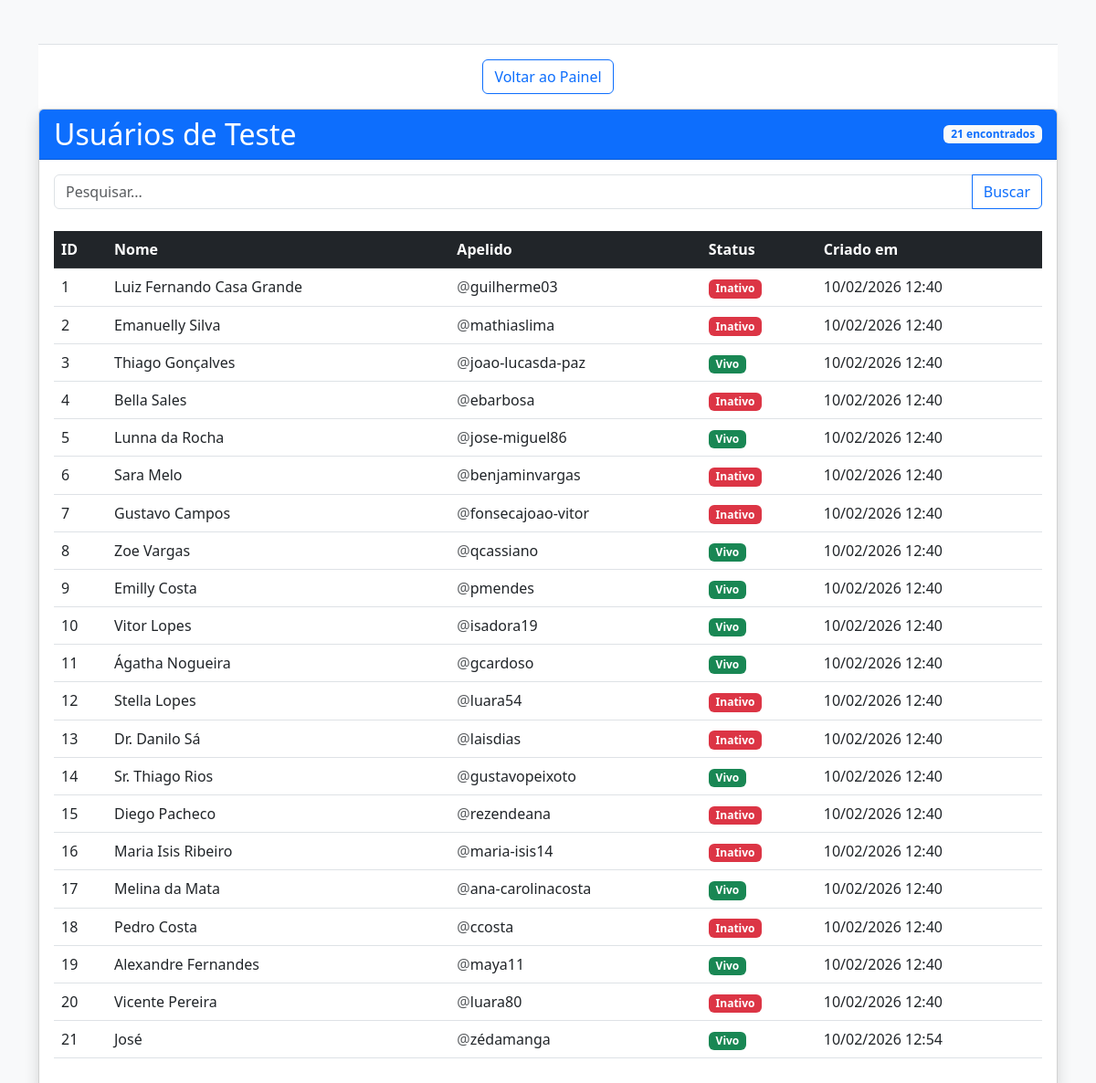
Screenshot of /usertest/ with the database file from the repository.
### api/models.py (models this page shows)
class UsuarioTeste(models.Model):
    name = models.CharField(max_length=120)
    nickname = models.CharField(max_length=120)
    is_alive = models.BooleanField(default=True)
    created_at= models.DateTimeField(auto_now_add=True)

### api/views.py (the view)
# urls.py: path('usertest/', usertest_list_view, name='usertest')
def usertest_list_view(request):
    query = request.GET.get('q', '')
    if query:
        usertest = UsuarioTeste.objects.filter(name__icontains=query)
    else:
        usertest = UsuarioTeste.objects.all()
    return render(request, 'usertest.html', {
        'usertest': usertest,
        'query': query
    })

### api/templates/usertest.html (shortened to what this page needs)
<!DOCTYPE html>
<html lang="pt-br">
<head>
    <link href="https://cdn.jsdelivr.net/npm/bootstrap@5.3.0/dist/css/bootstrap.min.css" rel="stylesheet">
</head>
<body class="bg-light">
<div class="container mt-5">
            <div class="card-footer bg-white text-center py-3 border-top">
            <a href="/" class="btn btn-outline-primary">Voltar ao Painel</a>
        </div>
    <div class="card shadow">
        <div class="card-header bg-primary text-white d-flex justify-content-between align-items-center">
            <h2 class="mb-0">Usuários de Teste</h2>
            <span class="badge bg-light text-primary">{{ usertest|length }} encontrados</span>
        </div>
        <div class="card-body">
            <form method="GET" class="mb-4">
                <div class="input-group">
                    <input type="text" name="q" class="form-control" placeholder="Pesquisar..." value="{{ query }}">
                    <button class="btn btn-outline-primary" type="submit">Buscar</button>
                </div>
            </form>
            <div class="table-responsive">
                <table class="table table-hover">
                    <thead class="table-dark">
                        <tr>
                            <th>ID</th>
                            <th>Nome</th>
                            <th>Apelido</th>
                            <th>Status</th>
                            <th>Criado em</th>
                        </tr>
                    </thead>
                    <tbody>
                        {% for user in usertest %}
                        <tr>
                            <td>{{ user.id }}</td>
                            <td>{{ user.name }}</td>
                            <td><span class="text-muted">@</span>{{ user.nickname }}</td>
                            <td>
                                {% if user.is_alive %}
                                    <span class="badge bg-success">Vivo</span>
                                {% else %}
                                    <span class="badge bg-danger">Inativo</span>
                                {% endif %}
                            </td>
                            <td>{{ user.created_at|date:"d/m/Y H:i" }}</td>
                        </tr>
                        {% empty %}
                        <tr>
                            <td colspan="5" class="text-center text-muted">Nenhum usuário encontrado.</td>
                        </tr>
                        {% endfor %}
                    </tbody>
                </table>
            </div>
        </div>
    </div>
</div>
</body>
</html>

### rows the page displays
UsuarioTeste: id "1", name "Luiz Fernando Casa Grande", nickname "guilherme03", is_alive "Inativo", created_at "10/02/2026 12:40"
UsuarioTeste: id "2", name "Emanuelly Silva", nickname "mathiaslima", is_alive "Inativo", created_at "10/02/2026 12:40"
UsuarioTeste: id "3", name "Thiago Gonçalves", nickname "joao-lucasda-paz", is_alive "Vivo", created_at "10/02/2026 12:40"
UsuarioTeste: id "4", name "Bella Sales", nickname "ebarbosa", is_alive "Inativo", created_at "10/02/2026 12:40"
UsuarioTeste: id "5", name "Lunna da Rocha", nickname "jose-miguel86", is_alive "Vivo", created_at "10/02/2026 12:40"
UsuarioTeste: id "6", name "Sara Melo", nickname "benjaminvargas", is_alive "Inativo", created_at "10/02/2026 12:40"
UsuarioTeste: id "7", name "Gustavo Campos", nickname "fonsecajoao-vitor", is_alive "Inativo", created_at "10/02/2026 12:40"
UsuarioTeste: id "8", name "Zoe Vargas", nickname "qcassiano", is_alive "Vivo", created_at "10/02/2026 12:40"
UsuarioTeste: id "9", name "Emilly Costa", nickname "pmendes", is_alive "Vivo", created_at "10/02/2026 12:40"
UsuarioTeste: id "10", name "Vitor Lopes", nickname "isadora19", is_alive "Vivo", created_at "10/02/2026 12:40"
UsuarioTeste: id "11", name "Ágatha Nogueira", nickname "gcardoso", is_alive "Vivo", created_at "10/02/2026 12:40"
UsuarioTeste: id "12", name "Stella Lopes", nickname "luara54", is_alive "Inativo", created_at "10/02/2026 12:40"
UsuarioTeste: id "13", name "Dr. Danilo Sá", nickname "laisdias", is_alive "Inativo", created_at "10/02/2026 12:40"
UsuarioTeste: id "14", name "Sr. Thiago Rios", nickname "gustavopeixoto", is_alive "Vivo", created_at "10/02/2026 12:40"
UsuarioTeste: id "15", name "Diego Pacheco", nickname "rezendeana", is_alive "Inativo", created_at "10/02/2026 12:40"
UsuarioTeste: id "16", name "Maria Isis Ribeiro", nickname "maria-isis14", is_alive "Inativo", created_at "10/02/2026 12:40"
UsuarioTeste: id "17", name "Melina da Mata", nickname "ana-carolinacosta", is_alive "Vivo", created_at "10/02/2026 12:40"
UsuarioTeste: id "18", name "Pedro Costa", nickname "ccosta", is_alive "Inativo", created_at "10/02/2026 12:40"
UsuarioTeste: id "19", name "Alexandre Fernandes", nickname "maya11", is_alive "Vivo", created_at "10/02/2026 12:40"
UsuarioTeste: id "20", name "Vicente Pereira", nickname "luara80", is_alive "Inativo", created_at "10/02/2026 12:40"
UsuarioTeste: id "21", name "José", nickname "zédamanga", is_alive "Vivo", created_at "10/02/2026 12:54"

### other values shown
{{ usertest|length }} "21"
